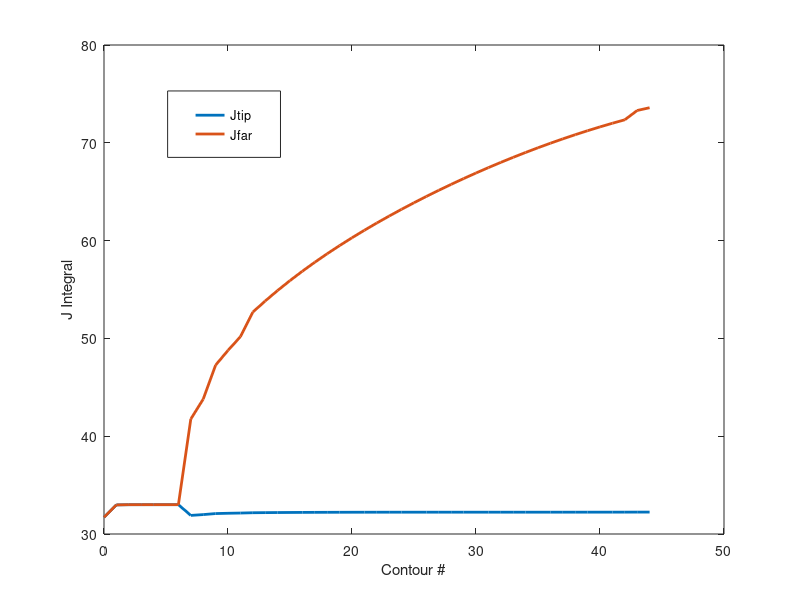

MATLAB code to generate this figure:
Jtip=load('Js_corrected_1.000.txt')
Jfar=load('Js_1.000.txt')

figure1 = figure;

% Create axes
axes1 = axes('Parent',figure1);
hold(axes1,'on');

% Create multiple lines using matrix input to plot
plot1 = plot(Jtip(1,2:end),[Jtip(2,2:end);Jfar(2,2:end)],'LineWidth',2);
set(plot1(1),'DisplayName','Jtip');
set(plot1(2),'DisplayName','Jfar');

% Create ylabel
ylabel('J Integral');

% Create xlabel
xlabel('Contour #');

box(axes1,'on');
% Create legend
legend1 = legend(axes1,'show');
set(legend1,...
    'Position',[0.209523811013925 0.737698415678645 0.141071427081312 0.110714282734053]);

